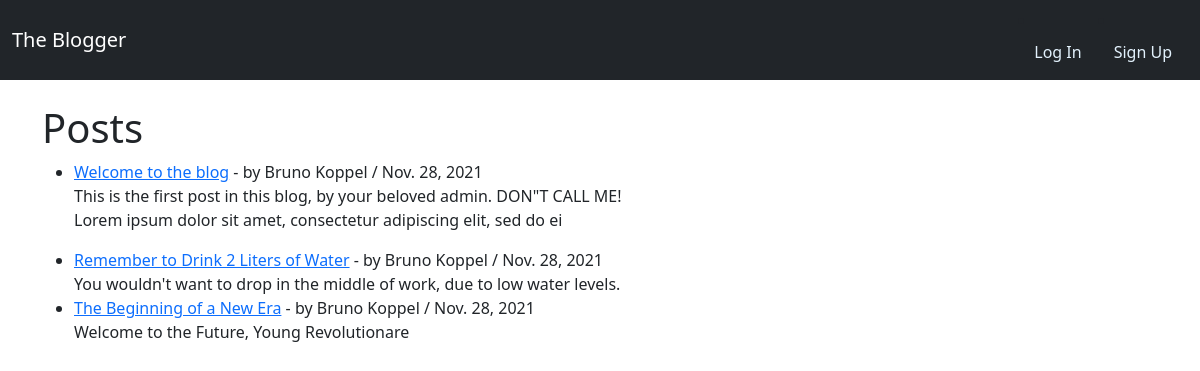
The page / on the database its author committed.
### blogfeed/models.py (models this page shows, shortened)
class Post(models.Model):
  title = models.CharField(max_length=255)
  title_tag = models.CharField(max_length=255, default="the blogger")
  post_date = models.DateField(auto_now_add=True)
  author = models.ForeignKey(User, on_delete=models.CASCADE)
  body = models.TextField()
  date_added = models.DateTimeField(auto_now_add=True)
  category = models.CharField(max_length=255, default='uncategorized')

### blogfeed/views.py (the view)
# urls.py: path('', HomeView.as_view(), name="home"),
class HomeView(ListView):
  model = Post
  template_name = 'home.html'
  ordering=['-post_date']

### blogfeed/templates/home.html (shortened to what this page needs)
{% extends 'base.html' %}
{% block content %}
<h1>Posts</h1>
<ul>
{% for post in object_list %}
  <li>
    <a href="{% url 'post_details' post.pk %}">{{ post.title }}</a>
     - by {{ post.author.first_name }} {{ post.author.last_name }}  / {{ post.post_date }}
    <br/>
    {{ post.body | slice:":150" | safe }}
  </li>
{% endfor %}
</ul>
{% endblock %}

### rows shown on the page
Post: title "Welcome to the blog", author.first_name "Bruno", author.last_name "Koppel", post_date "Nov. 28, 2021", body "This is the first post in this blog, by your beloved admin. DON\"T CALL ME! Lorem ipsum dolor sit amet, consectetur adipiscing elit, sed do ei"
Post: title "Remember to Drink 2 Liters of Water", author.first_name "Bruno", author.last_name "Koppel", post_date "Nov. 28, 2021", body "You wouldn't want to drop in the middle of work, due to low water levels."
Post: title "The Beginning of a New Era", author.first_name "Bruno", author.last_name "Koppel", post_date "Nov. 28, 2021", body "Welcome to the Future, Young Revolutionare"
